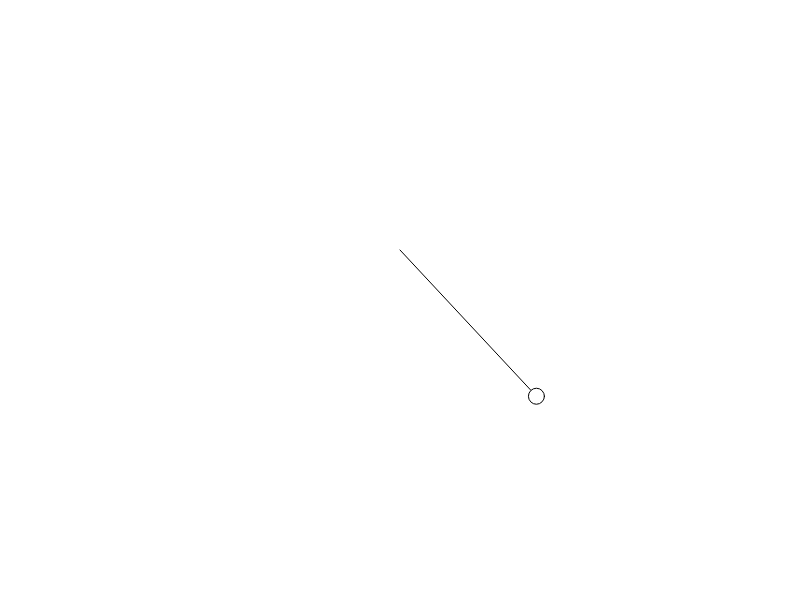
Frame 1 (no input)
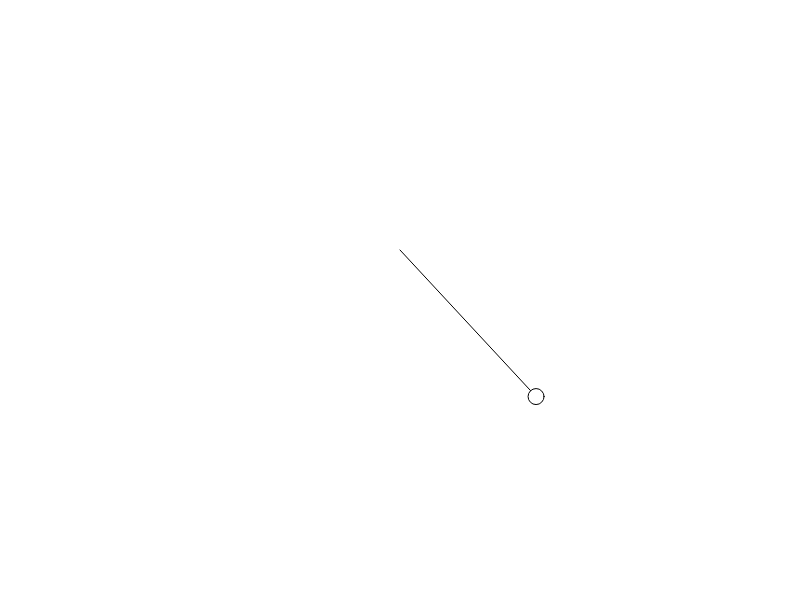
Frame 60 (no input)
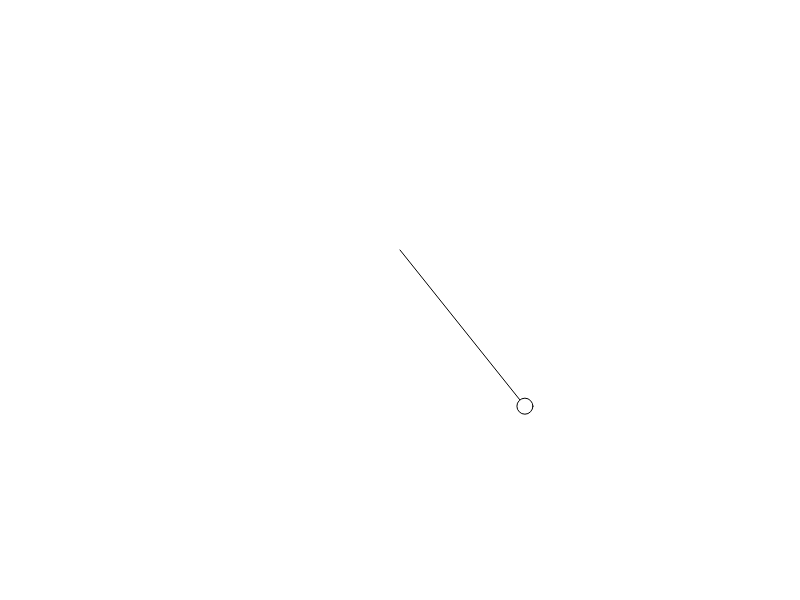
Frame 120 (the mouse pressed at the canvas centre since frame 60)

The p5.js sketch that drew these frames (run headless with seeded random() and noise() and a simulated clock; from frame 60 on, the mouse is pressed at the canvas centre):

// p5.js sketch
// ── sketch.js
/*jshint esversion: 6 */

class Pendulum {

    constructor() {
        this.length = 200;
        this.angle = PI/4;
        this.angularAcceleration = 0;
        this.angularVelocity = 0;
        this.origin = createVector(width / 2, 250);
        this.position = createVector(width / 2, this.length + this.origin.y);
        this.mass = 0.001;
    }

    update() {
        this.angularAcceleration = -1 * 9.8 / this.length * sin(this.angle);
        this.angularVelocity += this.angularAcceleration;
        this.angle += this.angularVelocity;

        this.position = createVector(this.length * sin(this.angle), this.length * cos(this.angle));
        this.position.add(this.origin);
    }

    render() {
        clear();
        line(this.origin.x, this.origin.y, this.position.x, this.position.y);
        ellipse(this.position.x, this.position.y, 16, 16);
    }

}

var pendulum;

function setup() {
    createCanvas(800, 600);
    pendulum = new Pendulum();
}

function draw() {
    pendulum.update();
    pendulum.render();
}
